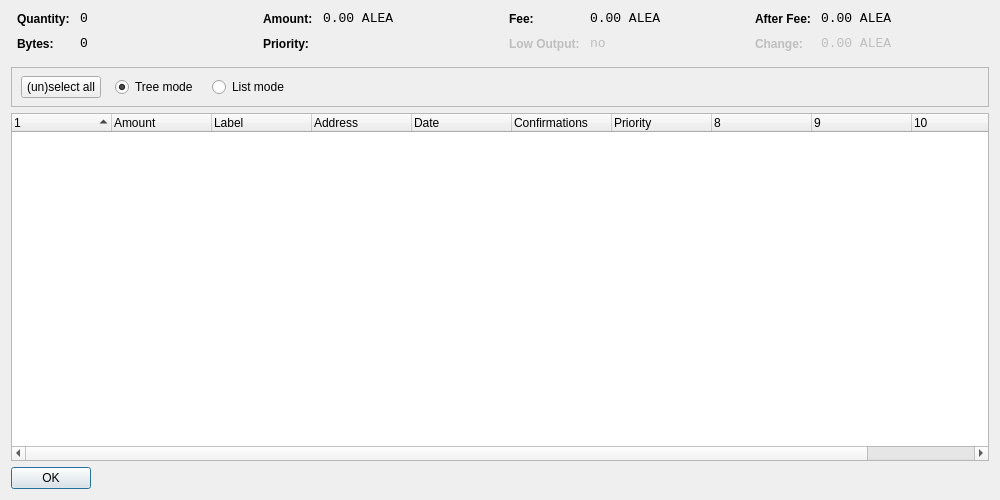
<?xml version="1.0" encoding="UTF-8"?>
<ui version="4.0">
 <class>CoinControlDialog</class>
 <widget class="QDialog" name="CoinControlDialog">
  <property name="geometry">
   <rect>
    <x>0</x>
    <y>0</y>
    <width>1000</width>
    <height>500</height>
   </rect>
  </property>
  <property name="windowTitle">
   <string>Coin Control</string>
  </property>
  <layout class="QVBoxLayout" name="verticalLayout">
   <item>
    <layout class="QHBoxLayout" name="horizontalLayoutTop" stretch="0,0,0,0">
     <property name="topMargin">
      <number>0</number>
     </property>
     <property name="bottomMargin">
      <number>10</number>
     </property>
     <item>
      <layout class="QFormLayout" name="formLayoutCoinControl1">
       <property name="horizontalSpacing">
        <number>10</number>
       </property>
       <property name="verticalSpacing">
        <number>10</number>
       </property>
       <property name="leftMargin">
        <number>6</number>
       </property>
       <property name="rightMargin">
        <number>6</number>
       </property>
       <item row="0" column="0">
        <widget class="QLabel" name="labelCoinControlQuantityText">
         <property name="styleSheet">
          <string notr="true">font-weight:bold;</string>
         </property>
         <property name="text">
          <string>Quantity:</string>
         </property>
        </widget>
       </item>
       <item row="0" column="1">
        <widget class="QLabel" name="labelCoinControlQuantity">
         <property name="font">
          <font>
           <family>Monospace</family>
           <pointsize>10</pointsize>
          </font>
         </property>
         <property name="cursor">
          <cursorShape>IBeamCursor</cursorShape>
         </property>
         <property name="contextMenuPolicy">
          <enum>Qt::ActionsContextMenu</enum>
         </property>
         <property name="text">
          <string notr="true">0</string>
         </property>
         <property name="textInteractionFlags">
          <set>Qt::LinksAccessibleByMouse|Qt::TextSelectableByKeyboard|Qt::TextSelectableByMouse</set>
         </property>
        </widget>
       </item>
       <item row="1" column="0">
        <widget class="QLabel" name="labelCoinControlBytesText">
         <property name="styleSheet">
          <string notr="true">font-weight:bold;</string>
         </property>
         <property name="text">
          <string>Bytes:</string>
         </property>
        </widget>
       </item>
       <item row="1" column="1">
        <widget class="QLabel" name="labelCoinControlBytes">
         <property name="font">
          <font>
           <family>Monospace</family>
           <pointsize>10</pointsize>
          </font>
         </property>
         <property name="cursor">
          <cursorShape>IBeamCursor</cursorShape>
         </property>
         <property name="contextMenuPolicy">
          <enum>Qt::ActionsContextMenu</enum>
         </property>
         <property name="text">
          <string notr="true">0</string>
         </property>
         <property name="textInteractionFlags">
          <set>Qt::LinksAccessibleByMouse|Qt::TextSelectableByKeyboard|Qt::TextSelectableByMouse</set>
         </property>
        </widget>
       </item>
      </layout>
     </item>
     <item>
      <layout class="QFormLayout" name="formLayoutCoinControl2">
       <property name="horizontalSpacing">
        <number>10</number>
       </property>
       <property name="verticalSpacing">
        <number>10</number>
       </property>
       <property name="leftMargin">
        <number>6</number>
       </property>
       <property name="rightMargin">
        <number>6</number>
       </property>
       <item row="0" column="0">
        <widget class="QLabel" name="labelCoinControlAmountText">
         <property name="styleSheet">
          <string notr="true">font-weight:bold;</string>
         </property>
         <property name="text">
          <string>Amount:</string>
         </property>
        </widget>
       </item>
       <item row="0" column="1">
        <widget class="QLabel" name="labelCoinControlAmount">
         <property name="font">
          <font>
           <family>Monospace</family>
           <pointsize>10</pointsize>
          </font>
         </property>
         <property name="cursor">
          <cursorShape>IBeamCursor</cursorShape>
         </property>
         <property name="contextMenuPolicy">
          <enum>Qt::ActionsContextMenu</enum>
         </property>
         <property name="text">
          <string notr="true">0.00 ALEA</string>
         </property>
         <property name="textInteractionFlags">
          <set>Qt::LinksAccessibleByMouse|Qt::TextSelectableByKeyboard|Qt::TextSelectableByMouse</set>
         </property>
        </widget>
       </item>
       <item row="1" column="0">
        <widget class="QLabel" name="labelCoinControlPriorityText">
         <property name="styleSheet">
          <string notr="true">font-weight:bold;</string>
         </property>
         <property name="text">
          <string>Priority:</string>
         </property>
        </widget>
       </item>
       <item row="1" column="1">
        <widget class="QLabel" name="labelCoinControlPriority">
         <property name="font">
          <font>
           <family>Monospace</family>
           <pointsize>10</pointsize>
          </font>
         </property>
         <property name="cursor">
          <cursorShape>IBeamCursor</cursorShape>
         </property>
         <property name="contextMenuPolicy">
          <enum>Qt::ActionsContextMenu</enum>
         </property>
         <property name="text">
          <string/>
         </property>
         <property name="textInteractionFlags">
          <set>Qt::LinksAccessibleByMouse|Qt::TextSelectableByKeyboard|Qt::TextSelectableByMouse</set>
         </property>
        </widget>
       </item>
      </layout>
     </item>
     <item>
      <layout class="QFormLayout" name="formLayoutCoinControl3">
       <property name="horizontalSpacing">
        <number>10</number>
       </property>
       <property name="verticalSpacing">
        <number>10</number>
       </property>
       <property name="leftMargin">
        <number>6</number>
       </property>
       <property name="rightMargin">
        <number>6</number>
       </property>
       <item row="0" column="0">
        <widget class="QLabel" name="labelCoinControlFeeText">
         <property name="styleSheet">
          <string notr="true">font-weight:bold;</string>
         </property>
         <property name="text">
          <string>Fee:</string>
         </property>
        </widget>
       </item>
       <item row="0" column="1">
        <widget class="QLabel" name="labelCoinControlFee">
         <property name="font">
          <font>
           <family>Monospace</family>
           <pointsize>10</pointsize>
          </font>
         </property>
         <property name="cursor">
          <cursorShape>IBeamCursor</cursorShape>
         </property>
         <property name="contextMenuPolicy">
          <enum>Qt::ActionsContextMenu</enum>
         </property>
         <property name="text">
          <string notr="true">0.00 ALEA</string>
         </property>
         <property name="textInteractionFlags">
          <set>Qt::LinksAccessibleByMouse|Qt::TextSelectableByKeyboard|Qt::TextSelectableByMouse</set>
         </property>
        </widget>
       </item>
       <item row="1" column="0">
        <widget class="QLabel" name="labelCoinControlLowOutputText">
         <property name="enabled">
          <bool>false</bool>
         </property>
         <property name="styleSheet">
          <string notr="true">font-weight:bold;</string>
         </property>
         <property name="text">
          <string>Low Output:</string>
         </property>
        </widget>
       </item>
       <item row="1" column="1">
        <widget class="QLabel" name="labelCoinControlLowOutput">
         <property name="enabled">
          <bool>false</bool>
         </property>
         <property name="font">
          <font>
           <family>Monospace</family>
           <pointsize>10</pointsize>
          </font>
         </property>
         <property name="cursor">
          <cursorShape>IBeamCursor</cursorShape>
         </property>
         <property name="contextMenuPolicy">
          <enum>Qt::ActionsContextMenu</enum>
         </property>
         <property name="text">
          <string notr="true">no</string>
         </property>
         <property name="textInteractionFlags">
          <set>Qt::LinksAccessibleByMouse|Qt::TextSelectableByKeyboard|Qt::TextSelectableByMouse</set>
         </property>
        </widget>
       </item>
      </layout>
     </item>
     <item>
      <layout class="QFormLayout" name="formLayoutCoinControl4">
       <property name="horizontalSpacing">
        <number>10</number>
       </property>
       <property name="verticalSpacing">
        <number>10</number>
       </property>
       <property name="leftMargin">
        <number>6</number>
       </property>
       <property name="rightMargin">
        <number>6</number>
       </property>
       <item row="0" column="0">
        <widget class="QLabel" name="labelCoinControlAfterFeeText">
         <property name="styleSheet">
          <string notr="true">font-weight:bold;</string>
         </property>
         <property name="text">
          <string>After Fee:</string>
         </property>
        </widget>
       </item>
       <item row="0" column="1">
        <widget class="QLabel" name="labelCoinControlAfterFee">
         <property name="font">
          <font>
           <family>Monospace</family>
           <pointsize>10</pointsize>
          </font>
         </property>
         <property name="cursor">
          <cursorShape>IBeamCursor</cursorShape>
         </property>
         <property name="contextMenuPolicy">
          <enum>Qt::ActionsContextMenu</enum>
         </property>
         <property name="text">
          <string notr="true">0.00 ALEA</string>
         </property>
         <property name="textInteractionFlags">
          <set>Qt::LinksAccessibleByMouse|Qt::TextSelectableByKeyboard|Qt::TextSelectableByMouse</set>
         </property>
        </widget>
       </item>
       <item row="1" column="0">
        <widget class="QLabel" name="labelCoinControlChangeText">
         <property name="enabled">
          <bool>false</bool>
         </property>
         <property name="styleSheet">
          <string notr="true">font-weight:bold;</string>
         </property>
         <property name="text">
          <string>Change:</string>
         </property>
        </widget>
       </item>
       <item row="1" column="1">
        <widget class="QLabel" name="labelCoinControlChange">
         <property name="enabled">
          <bool>false</bool>
         </property>
         <property name="font">
          <font>
           <family>Monospace</family>
           <pointsize>10</pointsize>
          </font>
         </property>
         <property name="cursor">
          <cursorShape>IBeamCursor</cursorShape>
         </property>
         <property name="contextMenuPolicy">
          <enum>Qt::ActionsContextMenu</enum>
         </property>
         <property name="text">
          <string notr="true">0.00 ALEA</string>
         </property>
         <property name="textInteractionFlags">
          <set>Qt::LinksAccessibleByMouse|Qt::TextSelectableByKeyboard|Qt::TextSelectableByMouse</set>
         </property>
        </widget>
       </item>
      </layout>
     </item>
    </layout>
   </item>
   <item>
    <widget class="QFrame" name="frame">
     <property name="minimumSize">
      <size>
       <width>0</width>
       <height>40</height>
      </size>
     </property>
     <property name="frameShape">
      <enum>QFrame::StyledPanel</enum>
     </property>
     <property name="frameShadow">
      <enum>QFrame::Sunken</enum>
     </property>
     <widget class="QWidget" name="horizontalLayoutWidget">
      <property name="geometry">
       <rect>
        <x>10</x>
        <y>0</y>
        <width>781</width>
        <height>41</height>
       </rect>
      </property>
      <layout class="QHBoxLayout" name="horizontalLayoutPanel" stretch="0,0,0,0,0">
       <property name="spacing">
        <number>14</number>
       </property>
       <item>
        <widget class="QPushButton" name="pushButtonSelectAll">
         <property name="sizePolicy">
          <sizepolicy hsizetype="Maximum" vsizetype="Fixed">
           <horstretch>0</horstretch>
           <verstretch>0</verstretch>
          </sizepolicy>
         </property>
         <property name="text">
          <string>(un)select all</string>
         </property>
        </widget>
       </item>
       <item>
        <widget class="QRadioButton" name="radioTreeMode">
         <property name="sizePolicy">
          <sizepolicy hsizetype="Maximum" vsizetype="Fixed">
           <horstretch>0</horstretch>
           <verstretch>0</verstretch>
          </sizepolicy>
         </property>
         <property name="text">
          <string>Tree mode</string>
         </property>
         <property name="checked">
          <bool>true</bool>
         </property>
        </widget>
       </item>
       <item>
        <widget class="QRadioButton" name="radioListMode">
         <property name="sizePolicy">
          <sizepolicy hsizetype="Maximum" vsizetype="Fixed">
           <horstretch>0</horstretch>
           <verstretch>0</verstretch>
          </sizepolicy>
         </property>
         <property name="text">
          <string>List mode</string>
         </property>
        </widget>
       </item>
       <item>
        <spacer name="horizontalSpacer">
         <property name="orientation">
          <enum>Qt::Horizontal</enum>
         </property>
         <property name="sizeHint" stdset="0">
          <size>
           <width>40</width>
           <height>20</height>
          </size>
         </property>
        </spacer>
       </item>
      </layout>
     </widget>
    </widget>
   </item>
   <item>
    <widget class="CoinControlTreeWidget" name="treeWidget">
     <property name="contextMenuPolicy">
      <enum>Qt::CustomContextMenu</enum>
     </property>
     <property name="sortingEnabled">
      <bool>false</bool>
     </property>
     <property name="columnCount">
      <number>11</number>
     </property>
     <attribute name="headerShowSortIndicator" stdset="0">
      <bool>true</bool>
     </attribute>
     <attribute name="headerStretchLastSection">
      <bool>false</bool>
     </attribute>
     <column>
      <property name="text">
       <string/>
      </property>
     </column>
     <column>
      <property name="text">
       <string>Amount</string>
      </property>
     </column>
     <column>
      <property name="text">
       <string>Label</string>
      </property>
     </column>
     <column>
      <property name="text">
       <string>Address</string>
      </property>
     </column>
     <column>
      <property name="text">
       <string>Date</string>
      </property>
     </column>
     <column>
      <property name="text">
       <string>Confirmations</string>
      </property>
      <property name="toolTip">
       <string>Confirmed</string>
      </property>
     </column>
     <column>
      <property name="text">
       <string>Priority</string>
      </property>
     </column>
     <column>
      <property name="text">
       <string/>
      </property>
     </column>
     <column>
      <property name="text">
       <string/>
      </property>
     </column>
     <column>
      <property name="text">
       <string/>
      </property>
     </column>
     <column>
      <property name="text">
       <string/>
      </property>
     </column>
    </widget>
   </item>
   <item>
    <widget class="QDialogButtonBox" name="buttonBox">
     <property name="sizePolicy">
      <sizepolicy hsizetype="Maximum" vsizetype="Fixed">
       <horstretch>0</horstretch>
       <verstretch>0</verstretch>
      </sizepolicy>
     </property>
     <property name="orientation">
      <enum>Qt::Horizontal</enum>
     </property>
     <property name="standardButtons">
      <set>QDialogButtonBox::Ok</set>
     </property>
    </widget>
   </item>
  </layout>
 </widget>
 <customwidgets>
  <customwidget>
   <class>CoinControlTreeWidget</class>
   <extends>QTreeWidget</extends>
   <header>coincontroltreewidget.h</header>
  </customwidget>
 </customwidgets>
 <resources/>
 <connections/>
</ui>
